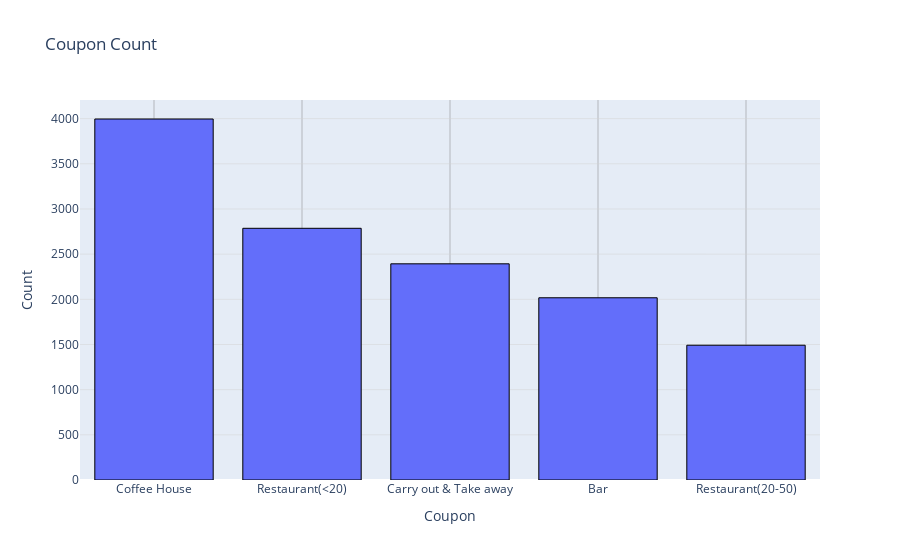

Notebook source saved alongside this figure:
### Markdown cell above
5. Use a bar plot to visualize the `coupon` column.

### Code cell
coupon_counts = data['coupon'].value_counts().reset_index()
coupon_counts.columns = ['Coupon', 'Count']

fig = px.bar(coupon_counts, x='Coupon', y='Count', title='Coupon Count')
fig.update_layout(
    xaxis=dict(showgrid=True, gridwidth=0.5, gridcolor='gray'),
    yaxis=dict(showgrid=True, gridwidth=0.5, gridcolor='lightgray'))
fig.update_traces(marker_line_color='black', marker_line_width=1)
fig.show()

### Figure 1 — Plotly figure (JSON) as saved in the notebook; plotly's stock layout.template omitted (floating-point values rounded to 4 significant figures)
{"data": [{"alignmentgroup": "True", "hovertemplate": "Coupon=%{x}<br>Count=%{y}<extra></extra>", "legendgroup": "", "marker": {"color": "#636efa", "line": {"color": "black", "width": 1}, "pattern": {"shape": ""}}, "name": "", "offsetgroup": "", "orientation": "v", "showlegend": false, "textposition": "auto", "type": "bar", "x": ["Coffee House", "Restaurant(<20)", "Carry out & Take away", "Bar", "Restaurant(20-50)"], "xaxis": "x", "y": [3996, 2786, 2393, 2017, 1492], "yaxis": "y"}], "layout": {"barmode": "relative", "legend": {"tracegroupgap": 0}, "title": {"text": "Coupon Count"}, "xaxis": {"anchor": "y", "domain": [0, 1], "gridcolor": "gray", "gridwidth": 0.5, "showgrid": true, "title": {"text": "Coupon"}}, "yaxis": {"anchor": "x", "domain": [0, 1], "gridcolor": "lightgray", "gridwidth": 0.5, "showgrid": true, "title": {"text": "Count"}}}}
